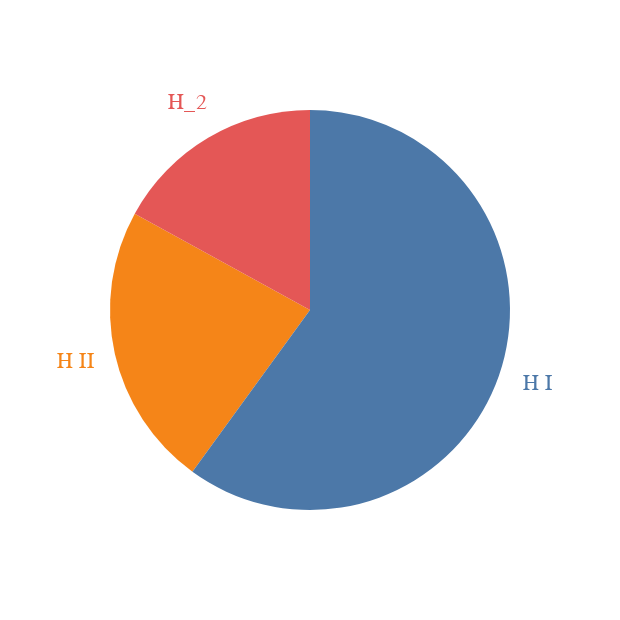

Write a Vega-Lite specification for this figure.
### Vega-Lite specification from a JSON file in a GitHub repository (floating-point values rounded to 4 significant figures)
{"$schema": "https://vega.github.io/schema/vega-lite/v5.json", "description": "States of Hydrogen in ISM by mass", "data": {"values": [{"category": "H II", "value": 23}, {"category": "H I", "value": 60}, {"category": "H_2", "value": 17}]}, "encoding": {"theta": {"field": "value", "type": "quantitative", "stack": true}, "color": {"field": "category", "type": "nominal", "legend": null}}, "layer": [{"mark": {"type": "arc", "outerRadius": 100}}, {"mark": {"type": "text", "radius": 120}, "encoding": {"text": {"field": "category", "type": "nominal"}}}], "view": {"stroke": null}}
